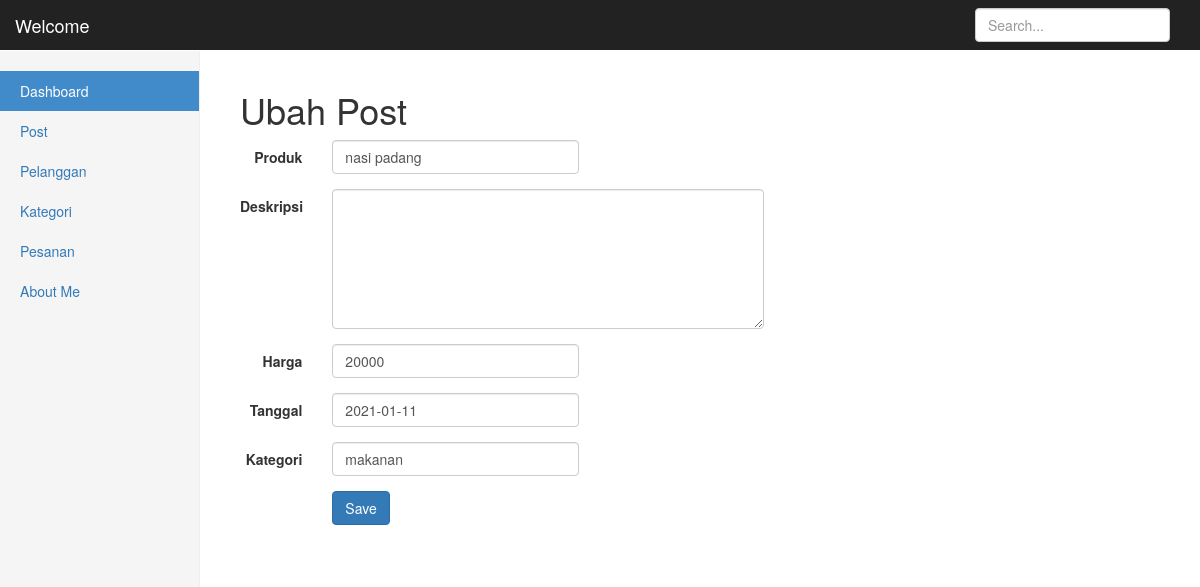
Page /admin/index.php?file=post/ubah_post&id=44 (signed in) on the committed database.
### tables this page shows
CREATE TABLE `post` (
  `id` int(11) NOT NULL,
  `judul` varchar(20) NOT NULL,
  `author` varchar(10) NOT NULL,
  `isi` text NOT NULL,
  `harga` int(11) NOT NULL,
  `diskon` int(10) NOT NULL,
  `tanggal` varchar(10) NOT NULL,
  `kategori` varchar(11) NOT NULL,
  `file` varchar(120) NOT NULL
);

### admin/post/ubah_post.php (the view, shortened to what this page needs)
<?php
  require '../koneksi.php';
  if (isset($_GET['id'])) {
      $id = $_GET['id'];
      $tampil = "SELECT * FROM post WHERE  id = $id";
      $hasil =mysqli_query($koneksi, $tampil);
      if ($data = mysqli_fetch_array($hasil)) {
          $judul = $data['judul'];
          $isi = $data['isi'];
          $harga= $data['harga'];
          $tanggal = $data['tanggal'];
          $kategori = $data['kategori'];
      }
    }
    ?>
<h1> Ubah Post </h1>
<div class="row">
  <div class="col-md-7">
    <form class="form-horizontal" method="post" action="">
      <div class="form-group">
        <label class=" col-md-2 control-label"> Produk </label>
        <div class="col-md-6">
          <input type="text" name="judul" class="form-control" placeholder="masukkan nama prosuk" value="<?php echo $judul ?>">
        </div>
      </div>
      <div class="form-group">
        <label class=" col-md-2 control-label"> Deskripsi </label>
        <div class="col-md-10">
          <textarea  type= "text" name="isi" class="form-control" style="height: 10em" value="<?php echo $isi ?>" ></textarea>
        </div>
      </div>
      <div class="form-group">
        <label class=" col-md-2 control-label"> Harga </label>
        <div class="col-md-6">
          <input type="number" name="harga" class="form-control" placeholder="Harga Rp." value="<?php echo $harga ?>">
        </div>
      </div>
       <div class="form-group">
        <label class=" col-md-2 control-label"> Tanggal </label>
        <div class="col-md-6">
          <input type="text" name="tanggal" class="form-control" placeholder="yyyy/bb/mm" value="<?php echo $tanggal ?>">
        </div>
      </div>
      <div class="form-group">
        <label class=" col-md-2 control-label"> Kategori </label>
        <div class="col-md-6">
          <input type="text" name="kategori" class="form-control" placeholder="masukkan kstegori" value="<?php echo $kategori ?>">
        </div>
      </div>
      <div class="form-group">
        <div class="col-md-offset-2 col-md-6">
          <input type="submit" name="simpan" class="btn btn-primary" value="Save">
        </div>
      </div>
    </form>
  </div>
</div>

### assets/css/dashboard.css (style rules this page uses)
body { padding-top: 50px; }

### rows in the picture
post: judul "nasi padang", harga "20000", tanggal "2021-01-11", kategori "makanan"
